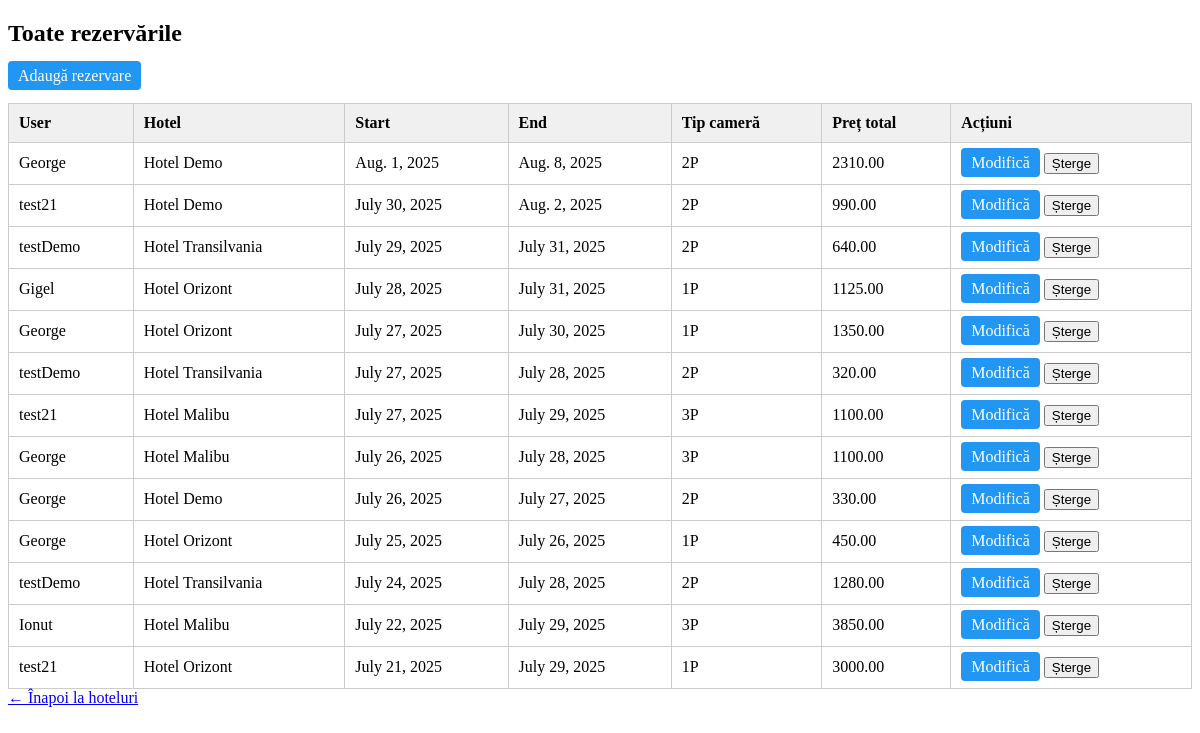
Screenshot of /booking/admin/reservations/ (signed in) with the database file from the repository.
### booking/models/reservation.py (models this page shows, shortened)
class Reservation(models.Model):
    user = models.ForeignKey(settings.AUTH_USER_MODEL, on_delete=models.CASCADE)
    hotel = models.ForeignKey(Hotel, on_delete=models.CASCADE)
    room_type = models.CharField(max_length=3, choices=Hotel.HOTEL_TYPES, editable=False)
    start_date = models.DateField()
    end_date = models.DateField()
    total_price = models.DecimalField(max_digits=8, decimal_places=2, blank=True, null=True)

### booking/models/user.py (models this page shows)
class CustomUser(AbstractUser):
    age = models.PositiveIntegerField(null=True, blank=True)
    profession = models.CharField(max_length=100, blank=True)

### booking/models/hotel.py (models this page shows, shortened)
class Hotel(models.Model):
    HOTEL_TYPES = [
        ('1P', 'Cameră pentru 1 persoană'),
        ('2P', 'Cameră pentru 2 persoane'),
        ('3P', 'Cameră pentru 3 persoane'),
        ('APT', 'Apartament'),
    ]
    name = models.CharField(max_length=100)
    location = models.CharField(max_length=100)
    description = models.TextField()
    available_types = models.CharField(max_length=3, choices=HOTEL_TYPES)
    price_per_night = models.DecimalField(max_digits=7, decimal_places=2)
    is_active = models.BooleanField(default=True)

### booking/views/reservation_views.py (the view)
# urls.py: path('admin/reservations/', all_reservations_view, name='admin_reservations'),
@staff_member_required
def all_reservations_view(request):
    reservations = Reservation.objects.select_related('user', 'hotel').all().order_by('-start_date')
    return render(request, 'booking/list.html', {
        'reservations': reservations
    })

### booking/templates/booking/list.html (shortened to what this page needs)
<!DOCTYPE html>
<html>
<head>
</head>
<body>
    <h2>Toate rezervările</h2>
    <a href="{% url 'create_reservation_admin' %}" class="button">Adaugă rezervare</a>
    <br><br>
    <table>
        <thead>
            <tr>
                <th>User</th>
                <th>Hotel</th>
                <th>Start</th>
                <th>End</th>
                <th>Tip cameră</th>
                <th>Preț total</th>
                <th>Acțiuni</th>
            </tr>
        </thead>
        <tbody>
            {% for r in reservations %}
            <tr>
                <td>{{ r.user.username }}</td>
                <td>{{ r.hotel.name }}</td>
                <td>{{ r.start_date }}</td>
                <td>{{ r.end_date }}</td>
                <td>{{ r.room_type }}</td>
                <td>{{ r.total_price }}</td>
                <td>
                    <a href="{% url 'update_reservation_admin' r.id %}" class="button">Modifică</a>
                    <form action="{% url 'delete_reservation_admin' r.id %}" method="post" style="display:inline;">
                        <button type="submit" onclick="return confirm('Ești sigur că vrei să ștergi această rezervare?');">Șterge</button>
                    </form>
                </td>
            </tr>
            {% endfor %}
        </tbody>
    </table>
    <a href="{% url 'hotels' %}">← Înapoi la hoteluri</a>
</body>
</html>

### booking/templates/booking/list.html (style rules this page uses)
table { width: 100%; border-collapse: collapse; background: #fff; }
th, td { padding: 10px; border: 1px solid #ccc; text-align: left; }
th { background-color: #f0f0f0; }
a.button { padding: 6px 10px; background: #2196F3; color: white; text-decoration: none; border-radius: 4px; }

### rows the page displays
Reservation: user.username "George", hotel.name "Hotel Demo", start_date "Aug. 1, 2025", end_date "Aug. 8, 2025", room_type "2P", total_price "2310.00"
Reservation: user.username "test21", hotel.name "Hotel Demo", start_date "July 30, 2025", end_date "Aug. 2, 2025", room_type "2P", total_price "990.00"
Reservation: user.username "testDemo", hotel.name "Hotel Transilvania", start_date "July 29, 2025", end_date "July 31, 2025", room_type "2P", total_price "640.00"
Reservation: user.username "Gigel", hotel.name "Hotel Orizont", start_date "July 28, 2025", end_date "July 31, 2025", room_type "1P", total_price "1125.00"
Reservation: user.username "George", hotel.name "Hotel Orizont", start_date "July 27, 2025", end_date "July 30, 2025", room_type "1P", total_price "1350.00"
Reservation: user.username "testDemo", hotel.name "Hotel Transilvania", start_date "July 27, 2025", end_date "July 28, 2025", room_type "2P", total_price "320.00"
Reservation: user.username "test21", hotel.name "Hotel Malibu", start_date "July 27, 2025", end_date "July 29, 2025", room_type "3P", total_price "1100.00"
Reservation: user.username "George", hotel.name "Hotel Malibu", start_date "July 26, 2025", end_date "July 28, 2025", room_type "3P", total_price "1100.00"
Reservation: user.username "George", hotel.name "Hotel Demo", start_date "July 26, 2025", end_date "July 27, 2025", room_type "2P", total_price "330.00"
Reservation: user.username "George", hotel.name "Hotel Orizont", start_date "July 25, 2025", end_date "July 26, 2025", room_type "1P", total_price "450.00"
Reservation: user.username "testDemo", hotel.name "Hotel Transilvania", start_date "July 24, 2025", end_date "July 28, 2025", room_type "2P", total_price "1280.00"
Reservation: user.username "Ionut", hotel.name "Hotel Malibu", start_date "July 22, 2025", end_date "July 29, 2025", room_type "3P", total_price "3850.00"
Reservation: user.username "test21", hotel.name "Hotel Orizont", start_date "July 21, 2025", end_date "July 29, 2025", room_type "1P", total_price "3000.00"
